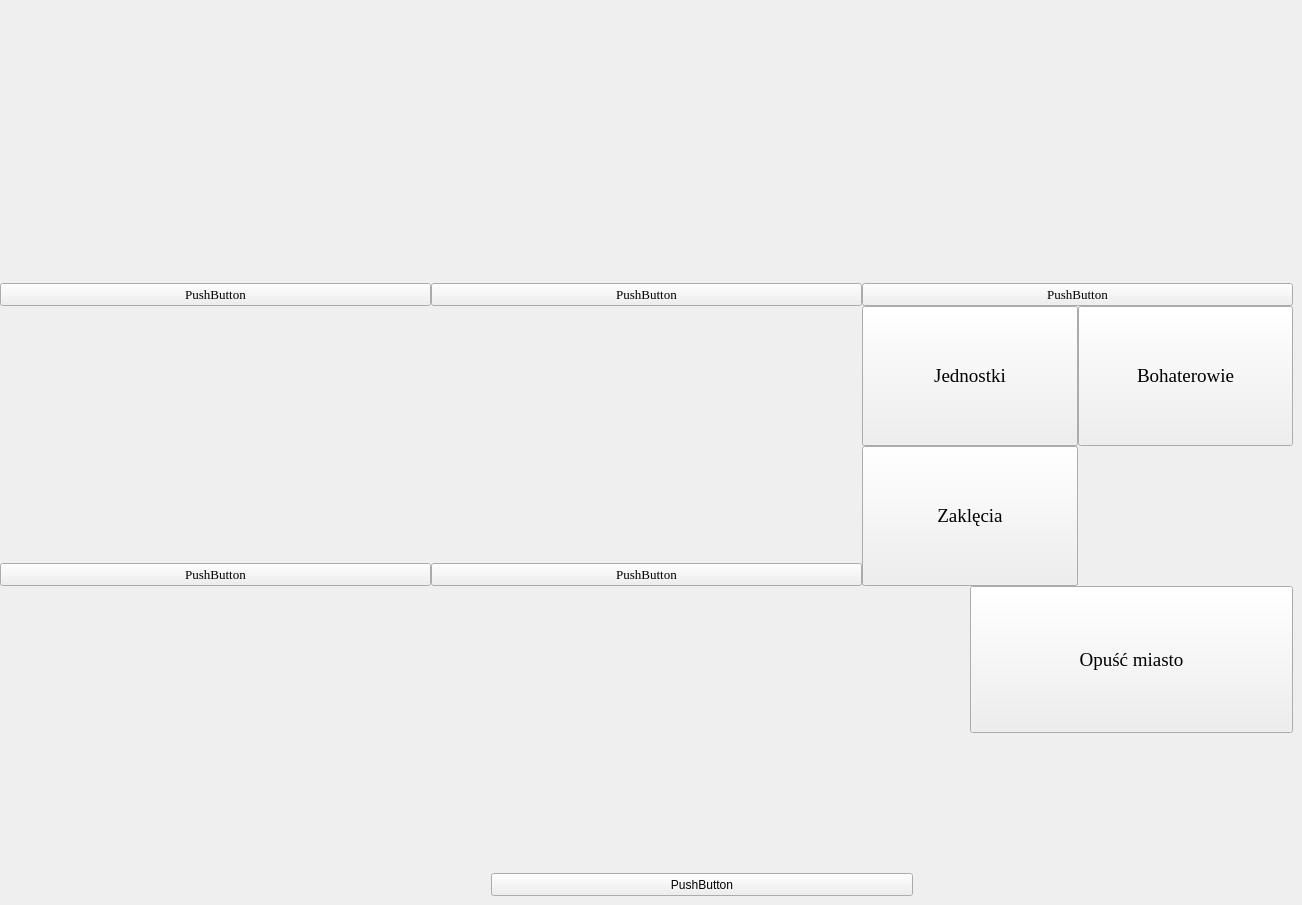
      <widget class="QWidget" name="page_3">
       <property name="sizePolicy">
        <sizepolicy hsizetype="Expanding" vsizetype="Expanding">
         <horstretch>0</horstretch>
         <verstretch>0</verstretch>
        </sizepolicy>
       </property>
       <widget class="QWidget" name="layoutWidget_3">
        <property name="geometry">
         <rect>
          <x>0</x>
          <y>0</y>
          <width>1293</width>
          <height>733</height>
         </rect>
        </property>
        <layout class="QVBoxLayout" name="town_layout" stretch="4,1">
         <property name="spacing">
          <number>0</number>
         </property>
         <property name="sizeConstraint">
          <enum>QLayout::SetDefaultConstraint</enum>
         </property>
         <property name="leftMargin">
          <number>0</number>
         </property>
         <property name="topMargin">
          <number>0</number>
         </property>
         <property name="rightMargin">
          <number>0</number>
         </property>
         <property name="bottomMargin">
          <number>0</number>
         </property>
         <item>
          <layout class="QHBoxLayout" name="town_horizontal_layout" stretch="4">
           <property name="spacing">
            <number>0</number>
           </property>
           <item>
            <layout class="QGridLayout" name="town_map">
             <property name="spacing">
              <number>0</number>
             </property>
             <item row="1" column="0">
              <layout class="QVBoxLayout" name="vertical_layout">
               <item>
                <layout class="QHBoxLayout" name="horizontal_layout_4">
                 <item>
                  <layout class="QVBoxLayout" name="mage_guild_layout">
                   <item>
                    <widget class="QLabel" name="mage_guild_image">
                     <property name="minimumSize">
                      <size>
                       <width>0</width>
                       <height>197</height>
                      </size>
                     </property>
                     <property name="maximumSize">
                      <size>
                       <width>16777215</width>
                       <height>197</height>
                      </size>
                     </property>
                     <property name="text">
                      <string/>
                     </property>
                    </widget>
                   </item>
                   <item>
                    <widget class="QLabel" name="mage_guild_description">
                     <property name="text">
                      <string/>
                     </property>
                    </widget>
                   </item>
                   <item>
                    <widget class="QLabel" name="mage_guild_upgrade_cost">
                     <property name="minimumSize">
                      <size>
                       <width>0</width>
                       <height>32</height>
                      </size>
                     </property>
                     <property name="maximumSize">
                      <size>
                       <width>16777215</width>
                       <height>32</height>
                      </size>
                     </property>
                     <property name="text">
                      <string/>
                     </property>
                    </widget>
                   </item>
                   <item>
                    <widget class="QPushButton" name="mage_guild_upgrade_button">
                     <property name="font">
                      <font>
                       <family>Times New Roman</family>
                       <pointsize>10</pointsize>
                      </font>
                     </property>
                     <property name="text">
                      <string>PushButton</string>
                     </property>
                    </widget>
                   </item>
                  </layout>
                 </item>
                 <item>
                  <layout class="QVBoxLayout" name="dwellings_layout">
                   <item>
                    <widget class="QLabel" name="dwellings_image">
                     <property name="minimumSize">
                      <size>
                       <width>0</width>
                       <height>197</height>
                      </size>
                     </property>
                     <property name="maximumSize">
                      <size>
                       <width>16777215</width>
                       <height>197</height>
                      </size>
                     </property>
                     <property name="text">
                      <string/>
                     </property>
                    </widget>
                   </item>
                   <item>
                    <widget class="QLabel" name="dwellings_description">
                     <property name="text">
                      <string/>
                     </property>
                    </widget>
                   </item>
                   <item>
                    <widget class="QLabel" name="dwellings_upgrade_cost">
                     <property name="minimumSize">
                      <size>
                       <width>0</width>
                       <height>32</height>
                      </size>
                     </property>
                     <property name="maximumSize">
                      <size>
                       <width>16777215</width>
                       <height>32</height>
                      </size>
                     </property>
                     <property name="text">
                      <string/>
                     </property>
                    </widget>
                   </item>
                   <item>
                    <widget class="QPushButton" name="dwellings_upgrade_button">
                     <property name="font">
                      <font>
                       <family>Times New Roman</family>
                       <pointsize>10</pointsize>
                      </font>
                     </property>
                     <property name="text">
                      <string>PushButton</string>
                     </property>
                    </widget>
                   </item>
                  </layout>
                 </item>
                 <item>
                  <layout class="QGridLayout" name="grid_layout_3">
                   <item row="0" column="0">
                    <widget class="QPushButton" name="troop_buying_button">
                     <property name="sizePolicy">
                      <sizepolicy hsizetype="Minimum" vsizetype="Fixed">
                       <horstretch>0</horstretch>
                       <verstretch>0</verstretch>
                      </sizepolicy>
                     </property>
                     <property name="minimumSize">
                      <size>
                       <width>0</width>
                       <height>140</height>
                      </size>
                     </property>
                     <property name="maximumSize">
                      <size>
                       <width>16777215</width>
                       <height>140</height>
                      </size>
                     </property>
                     <property name="font">
                      <font>
                       <family>Times New Roman</family>
                       <pointsize>14</pointsize>
                      </font>
                     </property>
                     <property name="styleSheet">
                      <string notr="true"/>
                     </property>
                     <property name="text">
                      <string>Jednostki</string>
                     </property>
                    </widget>
                   </item>
                   <item row="0" column="1">
                    <widget class="QPushButton" name="hero_buying_button">
                     <property name="sizePolicy">
                      <sizepolicy hsizetype="Minimum" vsizetype="Fixed">
                       <horstretch>0</horstretch>
                       <verstretch>0</verstretch>
                      </sizepolicy>
                     </property>
                     <property name="minimumSize">
                      <size>
                       <width>0</width>
                       <height>140</height>
                      </size>
                     </property>
                     <property name="maximumSize">
                      <size>
                       <width>16777215</width>
                       <height>140</height>
                      </size>
                     </property>
                     <property name="font">
                      <font>
                       <family>Times New Roman</family>
                       <pointsize>14</pointsize>
                      </font>
                     </property>
                     <property name="text">
                      <string>Bohaterowie</string>
                     </property>
                    </widget>
                   </item>
                   <item row="1" column="0">
                    <widget class="QPushButton" name="spell_buying_button">
                     <property name="sizePolicy">
                      <sizepolicy hsizetype="Minimum" vsizetype="Fixed">
                       <horstretch>0</horstretch>
                       <verstretch>0</verstretch>
                      </sizepolicy>
                     </property>
                     <property name="minimumSize">
                      <size>
                       <width>0</width>
                       <height>140</height>
                      </size>
                     </property>
                     <property name="maximumSize">
                      <size>
                       <width>16777215</width>
                       <height>140</height>
                      </size>
                     </property>
                     <property name="font">
                      <font>
                       <family>Times New Roman</family>
                       <pointsize>14</pointsize>
                      </font>
                     </property>
                     <property name="text">
                      <string>Zaklęcia</string>
                     </property>
                    </widget>
                   </item>
                  </layout>
                 </item>
                </layout>
               </item>
              </layout>
             </item>
             <item row="0" column="0">
              <layout class="QVBoxLayout" name="vertical_layout_2">
               <item>
                <layout class="QHBoxLayout" name="horizontal_layout_3">
                 <item>
                  <layout class="QVBoxLayout" name="hall_layout" stretch="0,0,0,0">
                   <item>
                    <widget class="QLabel" name="hall_image">
                     <property name="minimumSize">
                      <size>
                       <width>0</width>
                       <height>197</height>
                      </size>
                     </property>
                     <property name="maximumSize">
                      <size>
                       <width>16777215</width>
                       <height>197</height>
                      </size>
                     </property>
                     <property name="text">
                      <string/>
                     </property>
                    </widget>
                   </item>
                   <item>
                    <widget class="QLabel" name="hall_description">
                     <property name="text">
                      <string/>
                     </property>
                    </widget>
                   </item>
                   <item>
                    <widget class="QLabel" name="hall_upgrade_cost">
                     <property name="minimumSize">
                      <size>
                       <width>0</width>
                       <height>32</height>
                      </size>
                     </property>
                     <property name="maximumSize">
                      <size>
                       <width>16777215</width>
                       <height>32</height>
                      </size>
                     </property>
                     <property name="text">
                      <string/>
                     </property>
                    </widget>
                   </item>
                   <item>
                    <widget class="QPushButton" name="hall_upgrade_button">
                     <property name="font">
                      <font>
                       <family>Times New Roman</family>
                       <pointsize>10</pointsize>
                      </font>
                     </property>
                     <property name="text">
                      <string>PushButton</string>
                     </property>
                    </widget>
                   </item>
                  </layout>
                 </item>
                 <item>
                  <layout class="QVBoxLayout" name="fortifications_layout">
                   <item>
                    <widget class="QLabel" name="fortifications_image">
                     <property name="minimumSize">
                      <size>
                       <width>0</width>
                       <height>197</height>
                      </size>
                     </property>
                     <property name="maximumSize">
                      <size>
                       <width>16777215</width>
                       <height>197</height>
                      </size>
                     </property>
                     <property name="text">
                      <string/>
                     </property>
                    </widget>
                   </item>
                   <item>
                    <widget class="QLabel" name="fortifications_description">
                     <property name="text">
                      <string/>
                     </property>
                    </widget>
                   </item>
                   <item>
                    <widget class="QLabel" name="fortifications_upgrade_cost">
                     <property name="minimumSize">
                      <size>
                       <width>0</width>
                       <height>32</height>
                      </size>
                     </property>
                     <property name="maximumSize">
                      <size>
                       <width>16777215</width>
                       <height>32</height>
                      </size>
                     </property>
                     <property name="text">
                      <string/>
                     </property>
                    </widget>
                   </item>
                   <item>
                    <widget class="QPushButton" name="fortifications_upgrade_button">
                     <property name="font">
                      <font>
                       <family>Times New Roman</family>
                       <pointsize>10</pointsize>
                      </font>
                     </property>
                     <property name="text">
                      <string>PushButton</string>
                     </property>
                    </widget>
                   </item>
                  </layout>
                 </item>
                 <item>
                  <layout class="QVBoxLayout" name="tavern_layout">
                   <item>
                    <widget class="QLabel" name="tavern_image">
                     <property name="minimumSize">
                      <size>
                       <width>0</width>
                       <height>197</height>
                      </size>
                     </property>
                     <property name="maximumSize">
                      <size>
                       <width>16777215</width>
                       <height>197</height>
                      </size>
                     </property>
                     <property name="text">
                      <string/>
                     </property>
                    </widget>
                   </item>
                   <item>
                    <widget class="QLabel" name="tavern_description">
                     <property name="text">
                      <string/>
                     </property>
                    </widget>
                   </item>
                   <item>
                    <widget class="QLabel" name="tavern_upgrade_cost">
                     <property name="minimumSize">
                      <size>
                       <width>0</width>
                       <height>32</height>
                      </size>
                     </property>
                     <property name="maximumSize">
                      <size>
                       <width>16777215</width>
                       <height>32</height>
                      </size>
                     </property>
                     <property name="text">
                      <string/>
                     </property>
                    </widget>
                   </item>
                   <item>
                    <widget class="QPushButton" name="tavern_upgrade_button">
                     <property name="font">
                      <font>
                       <family>Times New Roman</family>
                       <pointsize>10</pointsize>
                      </font>
                     </property>
                     <property name="text">
                      <string>PushButton</string>
                     </property>
                    </widget>
                   </item>
                  </layout>
                 </item>
                </layout>
               </item>
              </layout>
             </item>
            </layout>
           </item>
          </layout>
         </item>
         <item>
          <layout class="QHBoxLayout" name="army_ui" stretch="3,0,1">
           <property name="spacing">
            <number>0</number>
           </property>
           <item>
            <layout class="QVBoxLayout" name="vertical_layout_9">
             <item>
              <layout class="QHBoxLayout" name="horizontal_layout_7">
               <item>
                <spacer name="horizontal_spacer_10">
                 <property name="orientation">
                  <enum>Qt::Horizontal</enum>
                 </property>
                 <property name="sizeHint" stdset="0">
                  <size>
                   <width>40</width>
                   <height>20</height>
                  </size>
                 </property>
                </spacer>
               </item>
               <item>
                <spacer name="horizontal_spacer_9">
                 <property name="orientation">
                  <enum>Qt::Horizontal</enum>
                 </property>
                 <property name="sizeHint" stdset="0">
                  <size>
                   <width>40</width>
                   <height>20</height>
                  </size>
                 </property>
                </spacer>
               </item>
               <item>
                <layout class="QHBoxLayout" name="town_troop_data"/>
               </item>
              </layout>
             </item>
             <item>
              <widget class="QLabel" name="town_resources_label">
               <property name="minimumSize">
                <size>
                 <width>0</width>
                 <height>32</height>
                </size>
               </property>
               <property name="maximumSize">
                <size>
                 <width>16777215</width>
                 <height>32</height>
                </size>
               </property>
               <property name="text">
                <string/>
               </property>
              </widget>
             </item>
            </layout>
           </item>
           <item>
            <layout class="QGridLayout" name="town_spell_layout"/>
           </item>
           <item>
            <widget class="QPushButton" name="town_leave_button">
             <property name="sizePolicy">
              <sizepolicy hsizetype="Minimum" vsizetype="Expanding">
               <horstretch>0</horstretch>
               <verstretch>0</verstretch>
              </sizepolicy>
             </property>
             <property name="font">
              <font>
               <family>Times New Roman</family>
               <pointsize>14</pointsize>
              </font>
             </property>
             <property name="text">
              <string>Opuść miasto</string>
             </property>
            </widget>
           </item>
          </layout>
         </item>
        </layout>
       </widget>
       <widget class="QPushButton" name="push_button_3">
        <property name="geometry">
         <rect>
          <x>491</x>
          <y>873</y>
          <width>422</width>
          <height>23</height>
         </rect>
        </property>
        <property name="text">
         <string>PushButton</string>
        </property>
       </widget>
       <widget class="QWidget" name="widget_6" native="true">
        <property name="geometry">
         <rect>
          <x>491</x>
          <y>742</y>
          <width>422</width>
          <height>125</height>
         </rect>
        </property>
       </widget>
      </widget>
